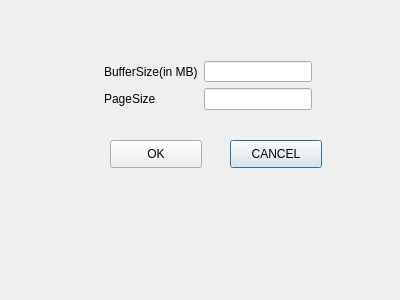
<?xml version="1.0" encoding="UTF-8"?>
<ui version="4.0">
 <class>InitializeBufferDialogClass</class>
 <widget class="QDialog" name="InitializeBufferDialogClass">
  <property name="geometry">
   <rect>
    <x>0</x>
    <y>0</y>
    <width>400</width>
    <height>300</height>
   </rect>
  </property>
  <property name="windowTitle">
   <string>InitializeBufferDialog</string>
  </property>
  <widget class="QWidget" name="formLayoutWidget">
   <property name="geometry">
    <rect>
     <x>70</x>
     <y>50</y>
     <width>271</width>
     <height>71</height>
    </rect>
   </property>
   <layout class="QFormLayout" name="formLayout">
    <property name="fieldGrowthPolicy">
     <enum>QFormLayout::FieldsStayAtSizeHint</enum>
    </property>
    <property name="labelAlignment">
     <set>Qt::AlignLeading|Qt::AlignLeft|Qt::AlignTop</set>
    </property>
    <property name="formAlignment">
     <set>Qt::AlignHCenter|Qt::AlignTop</set>
    </property>
    <item row="0" column="0">
     <widget class="QLabel" name="bufferSizeInMBLabel">
      <property name="text">
       <string>BufferSize(in MB)</string>
      </property>
     </widget>
    </item>
    <item row="0" column="1">
     <widget class="QLineEdit" name="bufferSizeInMBLineEdit"/>
    </item>
    <item row="1" column="0">
     <widget class="QLabel" name="pageSizeLabel">
      <property name="text">
       <string>PageSize</string>
      </property>
     </widget>
    </item>
    <item row="1" column="1">
     <widget class="QLineEdit" name="pageSizeLineEdit"/>
    </item>
   </layout>
  </widget>
  <widget class="QPushButton" name="cancelPushButton">
   <property name="geometry">
    <rect>
     <x>230</x>
     <y>140</y>
     <width>92</width>
     <height>28</height>
    </rect>
   </property>
   <property name="autoFillBackground">
    <bool>false</bool>
   </property>
   <property name="text">
    <string>CANCEL</string>
   </property>
  </widget>
  <widget class="QPushButton" name="okPushButton">
   <property name="geometry">
    <rect>
     <x>110</x>
     <y>140</y>
     <width>92</width>
     <height>28</height>
    </rect>
   </property>
   <property name="text">
    <string>OK</string>
   </property>
  </widget>
 </widget>
 <layoutdefault spacing="6" margin="11"/>
 <resources/>
 <connections/>
</ui>
